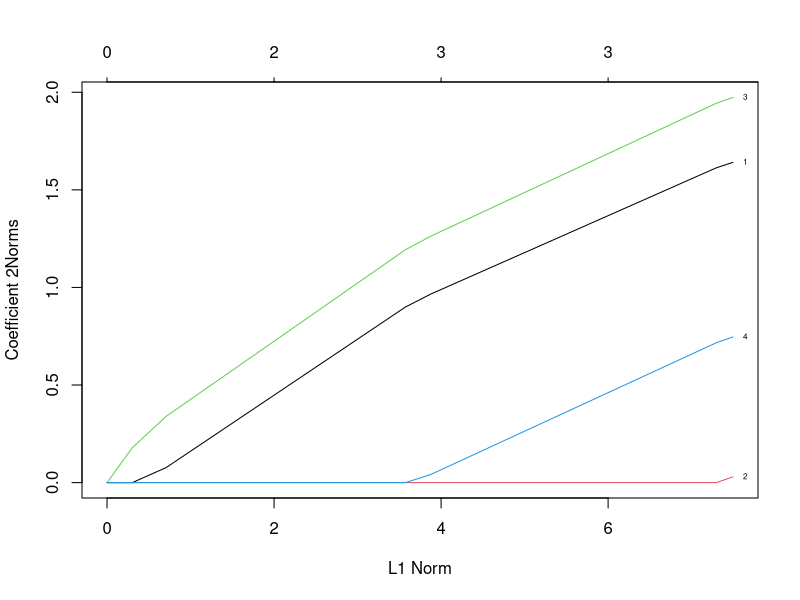
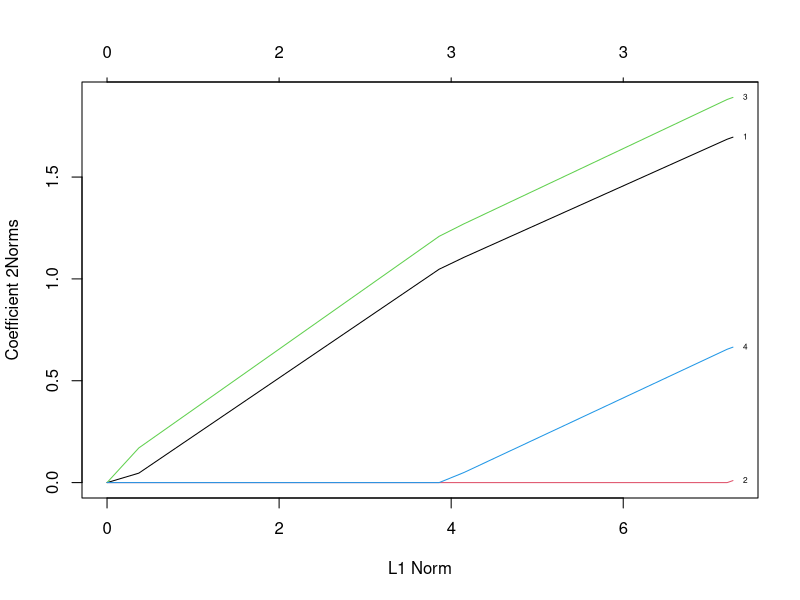
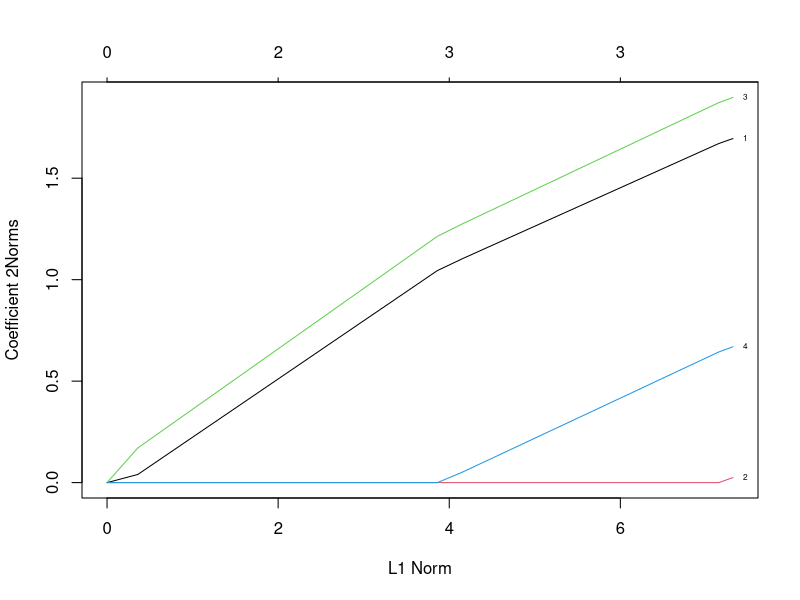
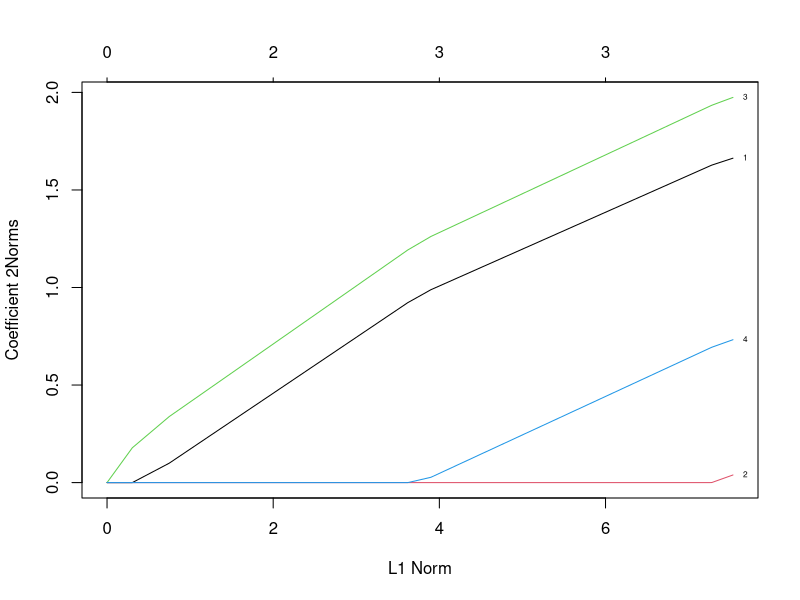
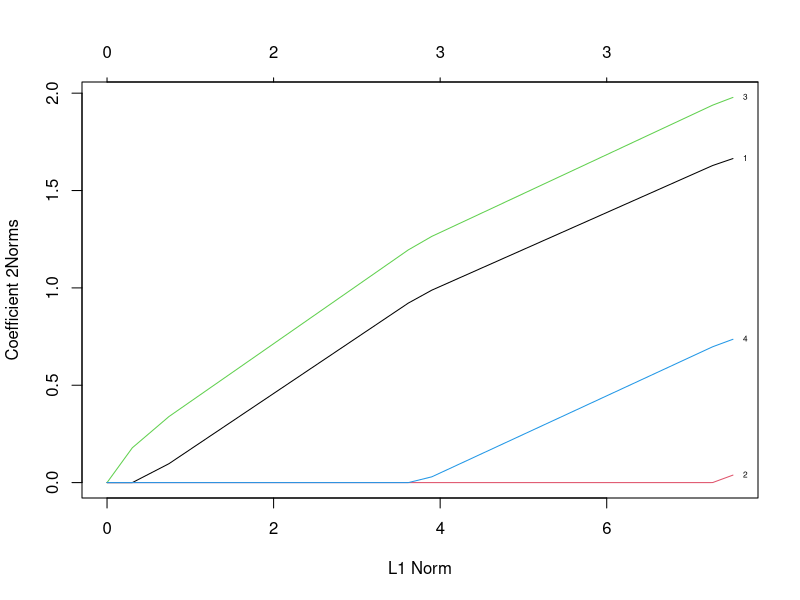
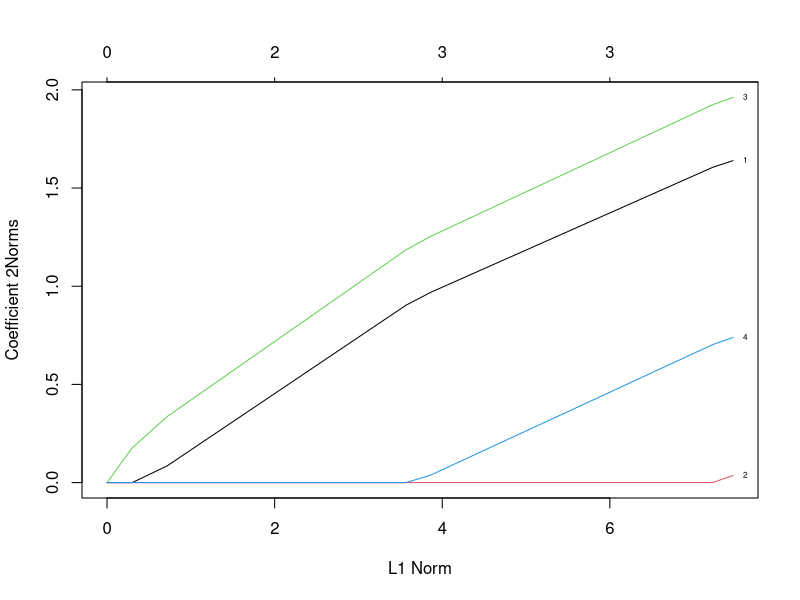
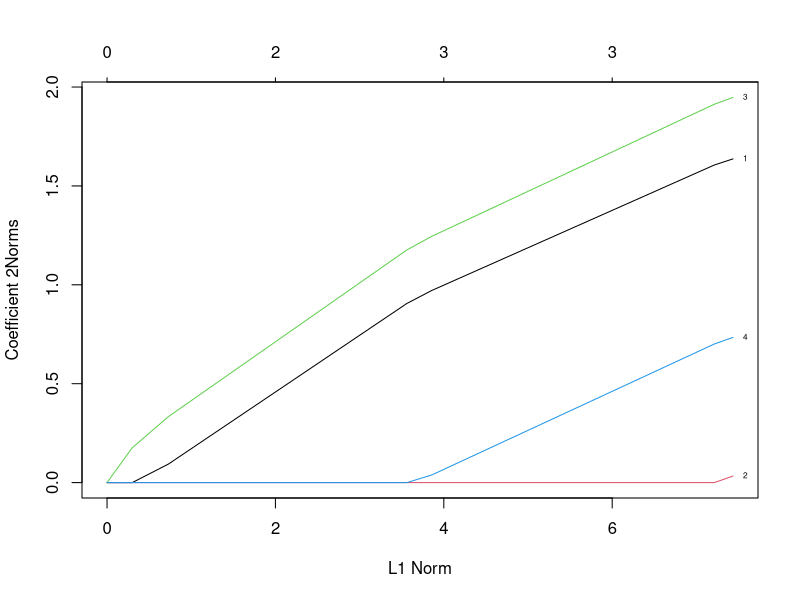
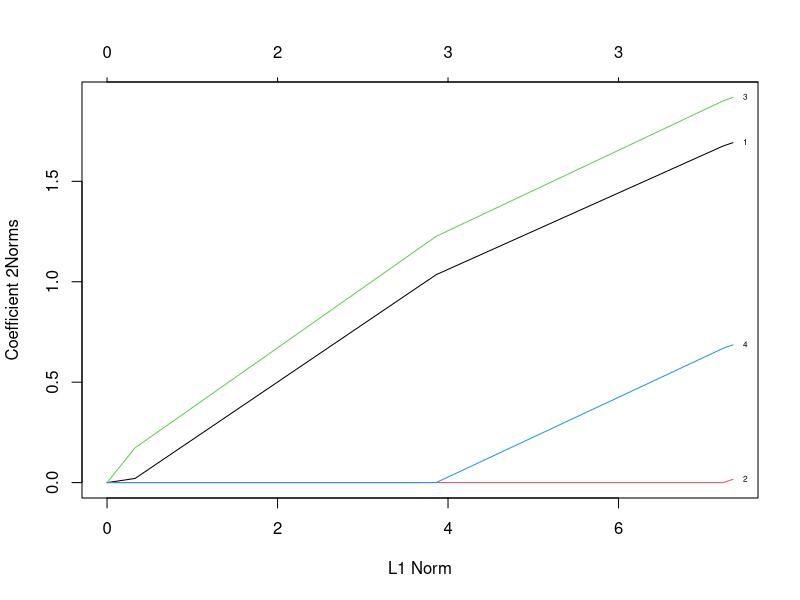

Here is the R script that generated these plots, in order:
## ---- chunk 1
#library(MASS)
library(glmnet)
## ---- chunk 2
set.seed(65587)
# n = 2500, p = 4 
X <- matrix(rnorm(10000), 2500, 4)

# Have 3 different responses
y1 <- 0.9 * X[, 1] + 0.00 * X[, 2] + 1.2 * X[, 3] + 0.3 * X[, 4]
y2 <- 1.1 * X[, 1] + 0.02 * X[, 2] + 0.8 * X[, 3] + 0.4 * X[, 4]
y3 <- 0.9 * X[, 1] + 0.01 * X[, 2] + 1.3 * X[, 3] + 0.5 * X[, 4]

w = c(0.9, 0.00, 1.2, 0.3, 1.1, 0.02, 0.8, 0.4, 0.9, 0.01, 1.3, 0.5)
w = matrix(w, 4, 3)
## ---- chunk 3
mt_LASSO <- function(Cov){
    set.seed(12345)
    # epsilon is the gaussian error. dimension: n * 3. 
    epsilon <- MASS::mvrnorm(n=2500, mu = rep(0, 3), Sigma = Cov)
    y <- cbind(y1, y2, y3)  
    y <- y + epsilon
    
    mt_fit = glmnet(X, y, family = "mgaussian")
    plot(mt_fit, type.coef = "2norm", label = TRUE)
    
    ## Use Cross Validation to select $\lambda$, and compare.
    cv.mt_fit = cv.glmnet(X, y, family = "mgaussian", intercept = FALSE)
    cv.fit1 = cv.glmnet(X, y[, 1], intercept = FALSE)
    cv.fit2 = cv.glmnet(X, y[, 2], intercept = FALSE)
    cv.fit3 = cv.glmnet(X, y[, 3], intercept = FALSE)
    #plot(cv.mt_fit)
    #plot(cv.fit1)
    #plot(cv.fit2)
    #plot(cv.fit3)
    
    # multi-task
    mt_beta = cbind(coef(cv.mt_fit)$y1, coef(cv.mt_fit)$y2, coef(cv.mt_fit)$y3)
    mt_beta = mt_beta[-1,]
    print(mt_beta)
    print( sum((mt_beta - w)^2) )
    
    # lasso for each response
    lasso_beta = cbind(coef(cv.fit1), coef(cv.fit2), coef(cv.fit3))
    lasso_beta = lasso_beta[-1,]
    print(lasso_beta)
    print( sum((lasso_beta - w)^2) )
}
## ---- chunk 4
Cov1 = diag(3)
Cov1
mt_LASSO(Cov1)
## ---- chunk 5
Cov2 = matrix(rep(1, 9), 3, 3) 
Cov2
mt_LASSO(Cov2)
## ---- chunk 6
Cov3 = matrix(rep(0.5, 9), 3, 3) + diag(0.5,3) 
Cov3
mt_LASSO(Cov3)
## ---- chunk 7
set.seed(12345)
Cov4 = diag(3) 
Cov4[lower.tri(Cov4, diag = FALSE)] = runif(3, min=0, max=1)
Cov4[upper.tri(Cov4, diag = FALSE)] = Cov4[lower.tri(Cov4, diag = FALSE)]
Cov4
mt_LASSO(Cov4)
## ---- chunk 8
set.seed(7749)
Cov5 = diag(3) 
Cov5[lower.tri(Cov5, diag = FALSE)] = runif(3, min=0, max=1)
Cov5[upper.tri(Cov5, diag = FALSE)] = Cov5[lower.tri(Cov5, diag = FALSE)]
print(Cov5)
mt_LASSO(Cov5)
## ---- chunk 9
Cov2n = Cov2
Cov2n[upper.tri(Cov2n, diag = FALSE)] = Cov2n[upper.tri(Cov2n, diag = FALSE)] * c(1/3, -1/3, 1/3)
Cov2n[lower.tri(Cov2n, diag = FALSE)] = Cov2n[upper.tri(Cov2n, diag = FALSE)]
print(Cov2n)
mt_LASSO(Cov2n)
## ---- chunk 10
Cov3n = Cov3
Cov3n[upper.tri(Cov3n, diag = FALSE)] = Cov3n[upper.tri(Cov3n, diag = FALSE)] * c(1, -1, 1)
Cov3n[lower.tri(Cov3n, diag = FALSE)] = Cov3n[upper.tri(Cov3n, diag = FALSE)]
print(Cov3n)
mt_LASSO(Cov3n)
## ---- chunk 11
Cov5n = Cov5
Cov5n[upper.tri(Cov5n, diag = FALSE)] = Cov5n[upper.tri(Cov5n, diag = FALSE)] * c(1, -1, 1)
Cov5n[lower.tri(Cov5n, diag = FALSE)] = Cov5n[upper.tri(Cov5n, diag = FALSE)]
print(Cov5n)
mt_LASSO(Cov5n)
